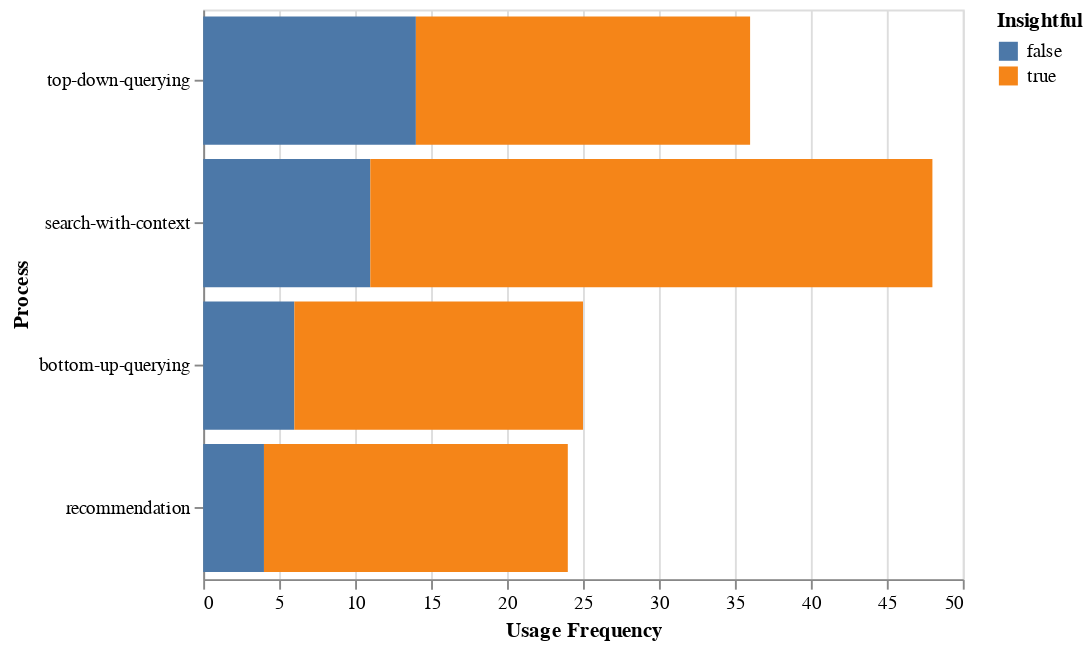

Notebook source saved alongside this figure:
### Code cell
alt.Chart(df_frequency_by_process).mark_bar().encode(
    alt.X("Usage Frequency",aggregate="sum",title="Usage Frequency"),
    alt.Y("Process",sort=[td,sc,bu,rec]),
    alt.Color("Insightful")
)

### Figure 1 — Vega-Lite specification as saved in the notebook (floating-point values rounded to 4 significant figures)
{"$schema": "https://vega.github.io/schema/vega-lite/v2.6.0.json", "config": {"view": {"height": 300, "width": 400}}, "data": {"name": "data-64879a4da77b513d35ac002c475d1f4a"}, "datasets": {"data-64879a4da77b513d35ac002c475d1f4a": [{"Insightful": false, "Process": "bottom-up-querying", "Usage Frequency": 2, "session_id": 0, "user": "A3"}, {"Insightful": false, "Process": "bottom-up-querying", "Usage Frequency": 1, "session_id": 1, "user": "A1"}, {"Insightful": false, "Process": "bottom-up-querying", "Usage Frequency": 1, "session_id": 2, "user": "G1"}, {"Insightful": false, "Process": "bottom-up-querying", "Usage Frequency": 1, "session_id": 2, "user": "G2"}, {"Insightful": false, "Process": "bottom-up-querying", "Usage Frequency": 1, "session_id": 3, "user": "A2"}, {"Insightful": true, "Process": "bottom-up-querying", "Usage Frequency": 1, "session_id": 0, "user": "A1"}, {"Insightful": true, "Process": "bottom-up-querying", "Usage Frequency": 1, "session_id": 0, "user": "A2"}, {"Insightful": true, "Process": "bottom-up-querying", "Usage Frequency": 2, "session_id": 0, "user": "M3"}, {"Insightful": true, "Process": "bottom-up-querying", "Usage Frequency": 3, "session_id": 1, "user": "A2"}, {"Insightful": true, "Process": "bottom-up-querying", "Usage Frequency": 1, "session_id": 1, "user": "A3"}, {"Insightful": true, "Process": "bottom-up-querying", "Usage Frequency": 1, "session_id": 1, "user": "G1"}, {"Insightful": true, "Process": "bottom-up-querying", "Usage Frequency": 1, "session_id": 1, "user": "G3"}, {"Insightful": true, "Process": "bottom-up-querying", "Usage Frequency": 1, "session_id": 2, "user": "M3"}, {"Insightful": true, "Process": "bottom-up-querying", "Usage Frequency": 2, "session_id": 3, "user": "G1"}, {"Insightful": true, "Process": "bottom-up-querying", "Usage Frequency": 2, "session_id": 3, "user": "M2"}, {"Insightful": true, "Process": "bottom-up-querying", "Usage Frequency": 1, "session_id": 6, "user": "A1"}, {"Insightful": true, "Process": "bottom-up-querying", "Usage Frequency": 1, "session_id": 7, "user": "A1"}, {"Insightful": true, "Process": "bottom-up-querying", "Usage Frequency": 2, "session_id": 7, "user": "G2"}, {"Insightful": false, "Process": "recommendation", "Usage Frequency": 3, "session_id": 1, "user": "G2"}, {"Insightful": false, "Process": "recommendation", "Usage Frequency": 1, "session_id": 5, "user": "G2"}, {"Insightful": true, "Process": "recommendation", "Usage Frequency": 1, "session_id": 0, "user": "A2"}, {"Insightful": true, "Process": "recommendation", "Usage Frequency": 4, "session_id": 0, "user": "G1"}, {"Insightful": true, "Process": "recommendation", "Usage Frequency": 1, "session_id": 0, "user": "G2"}, {"Insightful": true, "Process": "recommendation", "Usage Frequency": 3, "session_id": 1, "user": "A2"}, {"Insightful": true, "Process": "recommendation", "Usage Frequency": 3, "session_id": 1, "user": "G3"}, {"Insightful": true, "Process": "recommendation", "Usage Frequency": 1, "session_id": 1, "user": "M1"}, {"Insightful": true, "Process": "recommendation", "Usage Frequency": 2, "session_id": 3, "user": "G1"}, {"Insightful": true, "Process": "recommendation", "Usage Frequency": 1, "session_id": 3, "user": "G3"}, {"Insightful": true, "Process": "recommendation", "Usage Frequency": 1, "session_id": 4, "user": "M2"}, {"Insightful": true, "Process": "recommendation", "Usage Frequency": 1, "session_id": 7, "user": "G2"}, {"Insightful": true, "Process": "recommendation", "Usage Frequency": 2, "session_id": 8, "user": "G2"}, {"Insightful": false, "Process": "search-with-context", "Usage Frequency": 1, "session_id": 1, "user": "A1"}, {"Insightful": false, "Process": "search-with-context", "Usage Frequency": 1, "session_id": 1, "user": "G2"}, {"Insightful": false, "Process": "search-with-context", "Usage Frequency": 1, "session_id": 2, "user": "G2"}, {"Insightful": false, "Process": "search-with-context", "Usage Frequency": 1, "session_id": 2, "user": "M1"}, {"Insightful": false, "Process": "search-with-context", "Usage Frequency": 2, "session_id": 3, "user": "A1"}, {"Insightful": false, "Process": "search-with-context", "Usage Frequency": 3, "session_id": 5, "user": "A1"}, {"Insightful": false, "Process": "search-with-context", "Usage Frequency": 2, "session_id": 5, "user": "G2"}, {"Insightful": true, "Process": "search-with-context", "Usage Frequency": 5, "session_id": 0, "user": "A1"}, {"Insightful": true, "Process": "search-with-context", "Usage Frequency": 1, "session_id": 0, "user": "A2"}, {"Insightful": true, "Process": "search-with-context", "Usage Frequency": 5, "session_id": 0, "user": "M2"}, {"Insightful": true, "Process": "search-with-context", "Usage Frequency": 4, "session_id": 0, "user": "M3"}, {"Insightful": true, "Process": "search-with-context", "Usage Frequency": 3, "session_id": 1, "user": "A2"}, {"Insightful": true, "Process": "search-with-context", "Usage Frequency": 1, "session_id": 1, "user": "M1"}, {"Insightful": true, "Process": "search-with-context", "Usage Frequency": 1, "session_id": 1, "user": "M2"}, {"Insightful": true, "Process": "search-with-context", "Usage Frequency": 1, "session_id": 2, "user": "A1"}, {"Insightful": true, "Process": "search-with-context", "Usage Frequency": 1, "session_id": 2, "user": "A2"}, {"Insightful": true, "Process": "search-with-context", "Usage Frequency": 2, "session_id": 2, "user": "A3"}, {"Insightful": true, "Process": "search-with-context", "Usage Frequency": 1, "session_id": 3, "user": "A3"}, {"Insightful": true, "Process": "search-with-context", "Usage Frequency": 3, "session_id": 3, "user": "M1"}, {"Insightful": true, "Process": "search-with-context", "Usage Frequency": 1, "session_id": 4, "user": "A1"}, {"Insightful": true, "Process": "search-with-context", "Usage Frequency": 2, "session_id": 4, "user": "G2"}, {"Insightful": true, "Process": "search-with-context", "Usage Frequency": 2, "session_id": 4, "user": "M2"}, {"Insightful": true, "Process": "search-with-context", "Usage Frequency": 2, "session_id": 6, "user": "A1"}, {"Insightful": true, "Process": "search-with-context", "Usage Frequency": 1, "session_id": 7, "user": "A1"}, {"Insightful": true, "Process": "search-with-context", "Usage Frequency": 1, "session_id": 7, "user": "G2"}, {"Insightful": false, "Process": "top-down-querying", "Usage Frequency": 2, "session_id": 0, "user": "A3"}, {"Insightful": false, "Process": "top-down-querying", "Usage Frequency": 2, "session_id": 0, "user": "M1"}, {"Insightful": false, "Process": "top-down-querying", "Usage Frequency": 2, "session_id": 1, "user": "M3"}, {"Insightful": false, "Process": "top-down-querying", "Usage Frequency": 1, "session_id": 2, "user": "G1"}, {"Insightful": false, "Process": "top-down-querying", "Usage Frequency": 1, "session_id": 2, "user": "M1"}, {"Insightful": false, "Process": "top-down-querying", "Usage Frequency": 2, "session_id": 2, "user": "M2"}, {"Insightful": false, "Process": "top-down-querying", "Usage Frequency": 1, "session_id": 3, "user": "A2"}, {"Insightful": false, "Process": "top-down-querying", "Usage Frequency": 1, "session_id": 5, "user": "A3"}, {"Insightful": false, "Process": "top-down-querying", "Usage Frequency": 2, "session_id": 6, "user": "G2"}, {"Insightful": true, "Process": "top-down-querying", "Usage Frequency": 1, "session_id": 0, "user": "M3"}, {"Insightful": true, "Process": "top-down-querying", "Usage Frequency": 5, "session_id": 1, "user": "A3"}, {"Insightful": true, "Process": "top-down-querying", "Usage Frequency": 1, "session_id": 1, "user": "G3"}, {"Insightful": true, "Process": "top-down-querying", "Usage Frequency": 1, "session_id": 1, "user": "M1"}, {"Insightful": true, "Process": "top-down-querying", "Usage Frequency": 1, "session_id": 2, "user": "A1"}, {"Insightful": true, "Process": "top-down-querying", "Usage Frequency": 1, "session_id": 2, "user": "A2"}, {"Insightful": true, "Process": "top-down-querying", "Usage Frequency": 1, "session_id": 3, "user": "G3"}, {"Insightful": true, "Process": "top-down-querying", "Usage Frequency": 3, "session_id": 3, "user": "M2"}, {"Insightful": true, "Process": "top-down-querying", "Usage Frequency": 3, "session_id": 4, "user": "A1"}, {"Insightful": true, "Process": "top-down-querying", "Usage Frequency": 3, "session_id": 4, "user": "G2"}, {"Insightful": true, "Process": "top-down-querying", "Usage Frequency": 2, "session_id": 8, "user": "G2"}]}, "encoding": {"color": {"field": "Insightful", "type": "nominal"}, "x": {"aggregate": "sum", "field": "Usage Frequency", "title": "Usage Frequency", "type": "quantitative"}, "y": {"field": "Process", "sort": ["top-down-querying", "search-with-context", "bottom-up-querying", "recommendation"], "type": "nominal"}}, "mark": "bar"}
